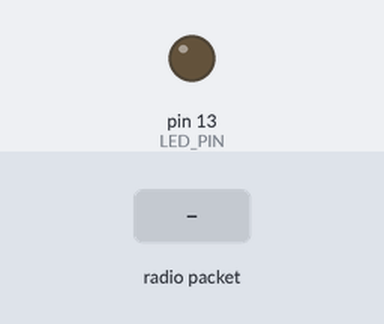
Simulated run of this sketch. Board: Arduino Uno, built with avr-gcc and run on an emulated ATmega328P. Parts: output pins drawn as LEDs (lit = HIGH). The inputs (shaded band) are chosen by the test bench. No radio packets arrive unless stated; what the sketch prints to the serial monitor is not drawn.

Above: at 2.2 s.
2.3 s: radio packet "1" arrives
Timing chart, 0 to 5.3 s (numbered marks = the images above; inputs shaded):
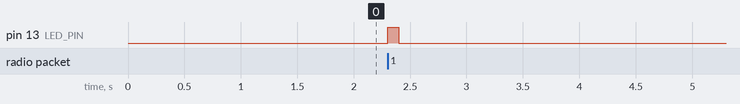

The sketch:

rfask_receiver.ino
```cpp
//
// SparkFun Electronics 2011
// NPoole
//
// RF ASK Transmitter/Reciever Example
//
// This code depends on the VirtualWire Library for Arduino and is
// based on the example code provided by Mike McCauley (mikem@open.com.au)
// See VirtualWire.h for detailed API docs.
//
// This example shows how to use the VirtualWire library to send and receive
// simple messages and use them to control digital I/O pins. Buttons are
// connected to the transmitting Arduino on pins 8-11 (to ground, internal 20k
// pull-up resistors are set in the code) and in the same fashion,
// LEDs are connected to the recieving Arduino on pins 8-11. When a button is
// pressed on the transmitter, the corresponding LED will light on the reciever.
// This document contains both transmitter and reciever code, simply de-comment
// the piece of code you need to use.

#include <VirtualWire.h>

#define RX_PIN 3
#define LED_PIN 13

void setup() {
  delay(1000);
  pinMode(LED_PIN, OUTPUT);
  Serial.begin(9600); // Debugging only
  Serial.println("setup");

  // Initialise the IO and ISR
  vw_set_rx_pin(RX_PIN);
  vw_setup(2000);   // Bits per sec
  vw_rx_start();    // Start the receiver PLL running
}

void loop() {
  uint8_t buf[VW_MAX_MESSAGE_LEN];
  uint8_t buflen = VW_MAX_MESSAGE_LEN;
  if (vw_get_message(buf, &buflen)) { // Non-blocking
    digitalWrite(LED_PIN, HIGH); // Flash a light to show received good message

    // Message with a good checksum received, dump it.
    Serial.print("Got: ");
    char* charBuf = (char*)buf;

    // Remove last character of message to clean it up
    int len = strlen(charBuf);
    for (int i = 0; i < len - 1; i++) {
      Serial.print(charBuf[i]);
    }
    Serial.println("");

    delay(100);
    digitalWrite(LED_PIN, LOW);
  }
}
```

Measured:
- after the input at 2.3 s, pin 13 (LED_PIN): LOW → HIGH at once, → LOW 0.10 s later
